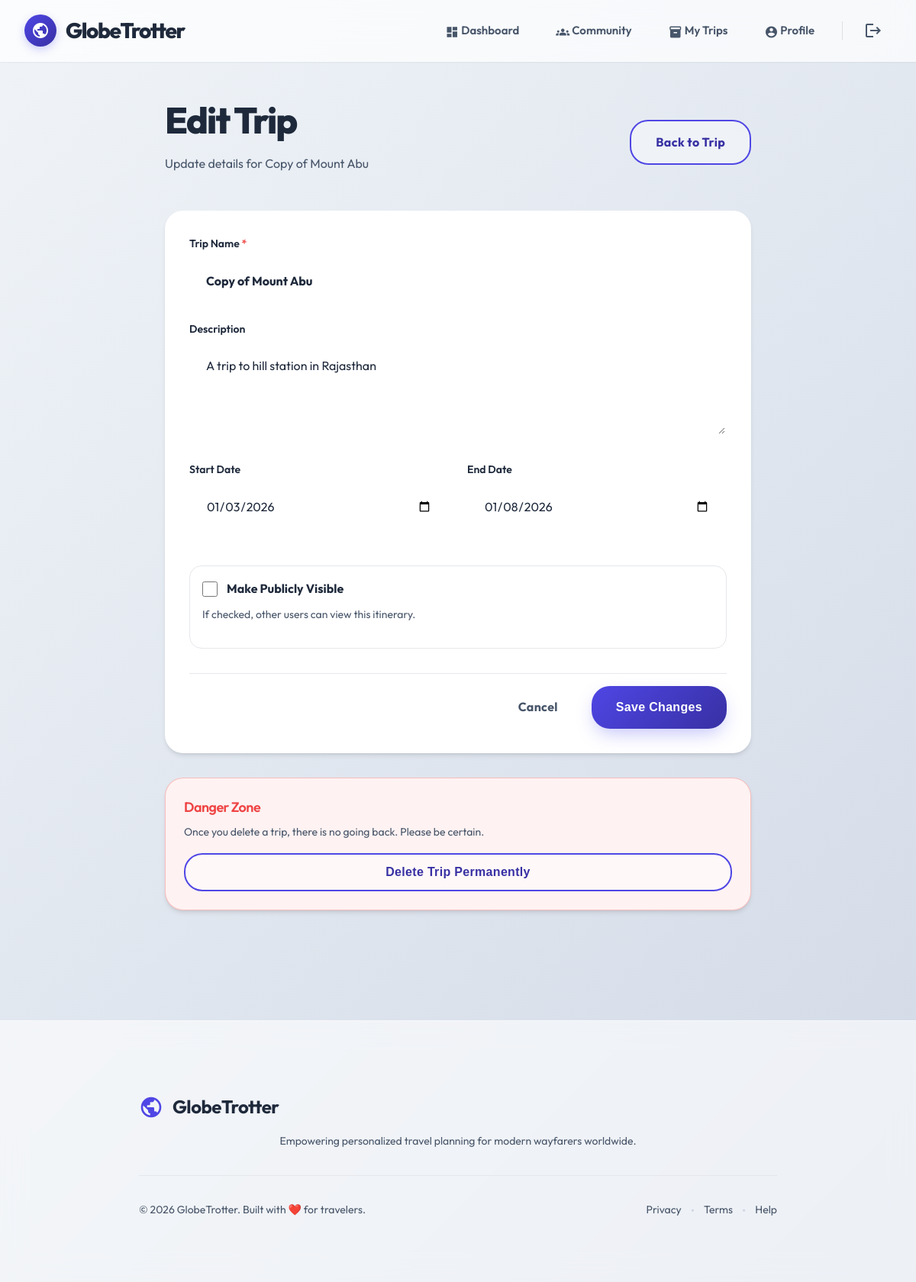
The app's page /trips/8/edit (signed in) with its own data.
### app/models.py (models this page shows, shortened)
class Trip(db.Model):
    __tablename__ = 'trips'
    id = db.Column(db.Integer, primary_key=True)
    user_id = db.Column(db.Integer, db.ForeignKey('users.id'), nullable=False)
    name = db.Column(db.String(200), nullable=False)
    description = db.Column(db.Text)
    start_date = db.Column(db.Date)
    end_date = db.Column(db.Date)
    cover_photo = db.Column(db.String(255))
    is_public = db.Column(db.Boolean, default=False)
    created_at = db.Column(db.DateTime, default=datetime.utcnow)
    stops = db.relationship('Stop', backref='trip', lazy=True, cascade='all, delete-orphan', order_by='Stop.order_index')
    budget_items = db.relationship('Budget', backref='trip', lazy=True, cascade='all, delete-orphan')

### app/routes/trips.py (the view, shortened to what this page needs)
@bp.route('/trips/<int:trip_id>/edit', methods=['GET', 'POST'])
@login_required
def edit_trip(trip_id):
    trip = Trip.query.get_or_404(trip_id)
    if trip.user_id != current_user.id:
        flash('You do not have permission to edit this trip', 'error')
        return redirect(url_for('trips.dashboard'))
    return render_template('trips/edit.html', trip=trip)

### app/models.py (called while the page is built)
@login_manager.user_loader
def load_user(user_id):
    return User.query.get(int(user_id))

### app/templates/trips/edit.html (shortened to what this page needs)
{% extends "base.html" %}
{% block content %}
<div class="container main-content d-flex justify-center">
    <div class="w-100 max-w-lg mb-10">
        <div class="d-flex justify-between align-center mb-8">
            <div>
                <h1 class="h2 mb-1">Edit Trip</h1>
                <p class="text-gray">Update details for {{ trip.name }}</p>
            </div>
            <a href="{{ url_for('trips.view_trip', trip_id=trip.id) }}" class="btn btn-outline">Back to Trip</a>
        </div>
        <div class="card p-8 shadow-lg mb-8">
            <form method="POST">
                <div class="form-group mb-6">
                    <label for="name" class="form-label">Trip Name <span class="text-danger">*</span></label>
                    <input type="text" id="name" name="name" value="{{ trip.name }}" required
                        class="form-input text-lg fw-bold">
                </div>
                <div class="form-group mb-6">
                    <label for="description" class="form-label">Description</label>
                    <textarea id="description" name="description" class="form-textarea"
                        rows="4">{{ trip.description or '' }}</textarea>
                </div>
                <div class="grid grid-cols-2 gap-6 mb-6">
                    <div class="form-group">
                        <label for="start_date" class="form-label">Start Date</label>
                        <input type="date" id="start_date" name="start_date"
                            value="{{ trip.start_date.strftime('%Y-%m-%d') if trip.start_date else '' }}"
                            class="form-input">
                    </div>
                    <div class="form-group">
                        <label for="end_date" class="form-label">End Date</label>
                        <input type="date" id="end_date" name="end_date"
                            value="{{ trip.end_date.strftime('%Y-%m-%d') if trip.end_date else '' }}"
                            class="form-input">
                    </div>
                </div>
                <div class="form-group mb-8 p-4 bg-gray-50 rounded border">
                    <div class="d-flex align-center gap-3">
                        <input type="checkbox" id="is_public" name="is_public" class="form-checkbox"  style="width: 1.25rem; height: 1.25rem;">
                        <label for="is_public" class="fw-bold cursor-pointer mb-0">Make Publicly Visible</label>
                    </div>
                    <p class="text-sm text-gray mt-2 ml-5 pl-2">If checked, other users can view this itinerary.</p>
                </div>
                <div class="d-flex justify-end gap-3 pt-4 border-top">
                    <a href="{{ url_for('trips.view_trip', trip_id=trip.id) }}" class="btn btn-ghost">Cancel</a>
                    <button type="submit" class="btn btn-primary px-8">Save Changes</button>
                </div>
            </form>
        </div>
        <div class="card p-6 border-danger bg-danger-light bg-opacity-10"
            style="border: 1px solid rgba(239, 68, 68, 0.3);">
            <h3 class="h5 text-danger mb-2">Danger Zone</h3>
            <p class="text-gray text-sm mb-4">Once you delete a trip, there is no going back. Please be certain.</p>
            <form method="POST" action="{{ url_for('trips.delete_trip', trip_id=trip.id) }}"
                onsubmit="return confirm('Are you sure you want to delete this trip? This action cannot be undone.');">
                <button type="submit"
                    class="btn btn-outline text-danger w-100 bg-white hover-bg-danger hover-text-white transition">
                    Delete Trip Permanently
                </button>
            </form>
        </div>
    </div>
</div>
{% endblock %}

### app/templates/trips/edit.html (style rules this page uses)
.max-w-lg { max-width: 48rem; }
.bg-danger-light { background-color: #fef2f2; }

### records on screen
Trip: name "Copy of Mount Abu", description "A trip to hill station in Rajasthan", start_date "01/03/2026", end_date "01/08/2026"

### other values on screen
{{ 2026 }} "2026"
